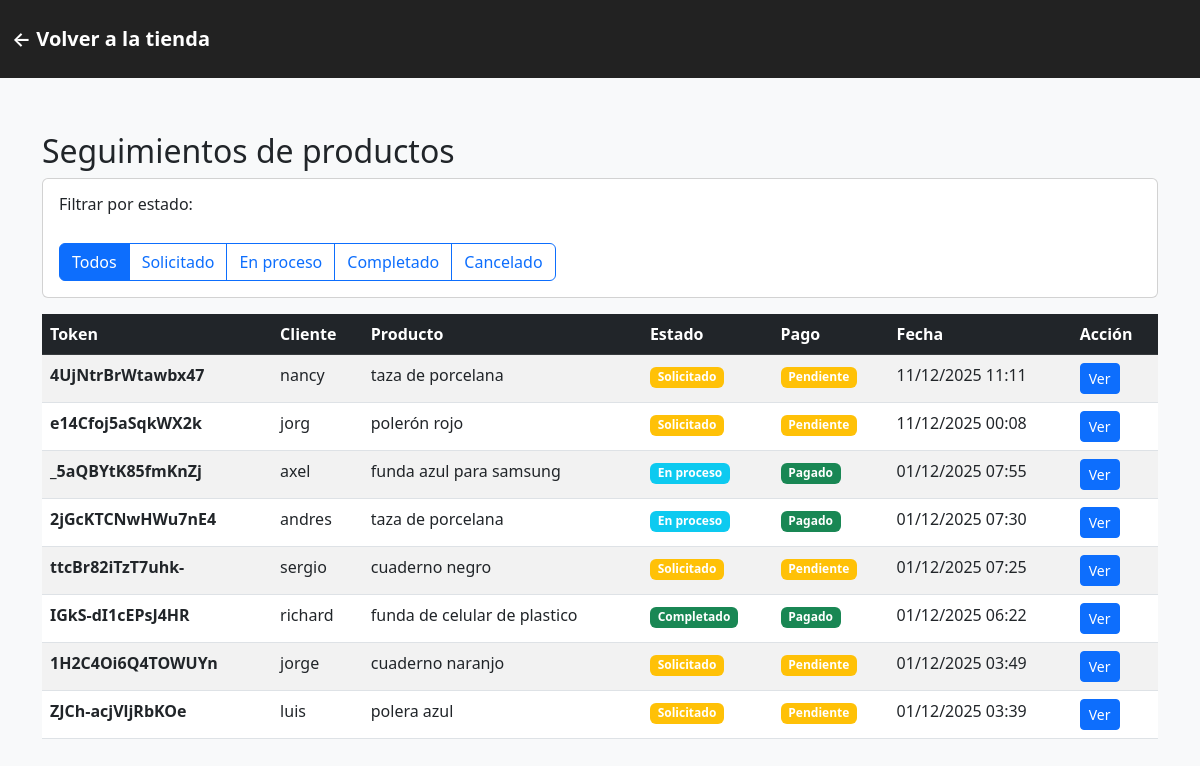
/seguimientos/, run on an earlier commit of the app's database.
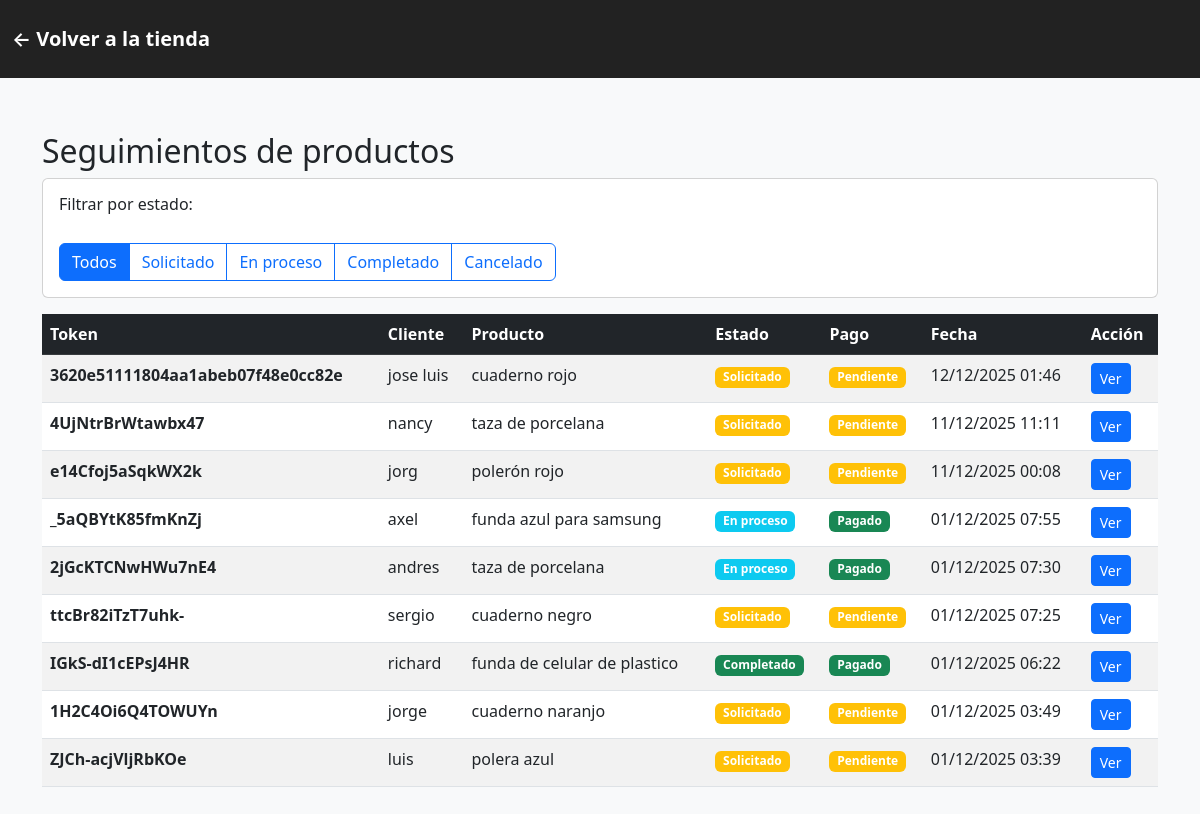
And on a later commit of the database.
### myApp/models.py (models this page shows, shortened)
class Orden(models.Model):
    ESTADO_CHOICES = (
        ('solicitado', 'Solicitado'),
        ('en_proceso', 'En proceso'),
        ('completado', 'Completado'),
        ('cancelado', 'Cancelado'),
    )
    PAGO_CHOICES = (
        ('pendiente', 'Pendiente'),
        ('pagado', 'Pagado'),
    )
    CONTACTO_TIPO_CHOICES = (
        ('whatsapp', 'WhatsApp'),
        ('facebook', 'Facebook'),
        ('instagram', 'Instagram'),
        ('presencial', 'Presencial'),
        ('web', 'Sitio Web'),
        ('otros', 'Otros'),
    )
    token = models.CharField(
        max_length=48,
        unique=True,
        editable=False,
        default=generate_token
    )
    cliente_nombre = models.CharField(
        max_length=200,
        default='',
        blank=True
    )
    contacto_tipo = models.CharField(
        max_length=20,
        choices=CONTACTO_TIPO_CHOICES
    )
    contacto_valor = models.CharField(
        max_length=200,
        blank=True
    )
    producto_referencia = models.ForeignKey(
        'Producto',
        null=True,
        blank=True,
        on_delete=models.SET_NULL
    )
    descripcion = models.TextField(blank=True)
    plataforma = models.CharField(
        max_length=100,
        default='pagina web'
    )
    fecha_necesaria = models.DateField(
        null=True,
        blank=True
    )
    estado = models.CharField(
        max_length=20,
        choices=ESTADO_CHOICES,
        default='solicitado',
        verbose_name='Estado del pedido'
    )
    estado_pago = models.CharField(
        max_length=20,
        choices=PAGO_CHOICES,
        default='pendiente',
        verbose_name='Estado de pago'
    )
    creado = models.DateTimeField(auto_now_add=True)
    actualizado = models.DateTimeField(auto_now=True)
    class Meta:
        verbose_name = 'Orden'
        verbose_name_plural = 'Órdenes'
        ordering = ['-creado']

class Producto(models.Model):
    categoria = models.ForeignKey(Categoria, on_delete=models.CASCADE, related_name='productos')
    nombre = models.CharField(max_length=150)
    descripcion = models.TextField(blank=True)
    precio = models.DecimalField(max_digits=10, decimal_places=2)
    stock = models.PositiveIntegerField(default=0)
    activo = models.BooleanField(default=True)

### myApp/views.py (the view)
# urls.py: path('seguimientos/', views.listar_seguimientos, name='listar_seguimientos'),
def listar_seguimientos(request):
    ordenes = Orden.objects.all().order_by('-creado')
    estado = request.GET.get('estado')
    if estado:
        ordenes = ordenes.filter(estado=estado)
    paginator = Paginator(ordenes, 10)
    page_number = request.GET.get('page')
    ordenes = paginator.get_page(page_number)
    context = {
        'ordenes': ordenes,
        'estados': Orden.ESTADO_CHOICES,
        'estado_filtro': estado,
    }
    return render(request, 'listar_seguimientos.html', context)

### templates/listar_seguimientos.html (shortened to what this page needs)
{% load static %}
<!DOCTYPE html>
<html lang="es">
<head>
    <link href="https://cdn.jsdelivr.net/npm/bootstrap@5.3.0/dist/css/bootstrap.min.css" rel="stylesheet">
    <link rel="stylesheet" href="{% static 'css/styles.css' %}">
</head>
<body>
<div class="header">
    <div class="container">
        <a href="{% url 'home' %}" class="header-back">← Volver a la tienda</a>
    </div>
</div>
<div class="container py-4">
    <h2>Seguimientos de productos</h2>
    <div class="card mb-3">
        <div class="card-body">
            <h5>Filtrar por estado:</h5>
            <div class="btn-group" role="group">
                <a href="{% url 'listar_seguimientos' %}" class="btn btn-outline-primary {% if not estado_filtro %}active{% endif %}">Todos</a>
                {% for valor, etiqueta in estados %}
                    <a href="?estado={{ valor }}" class="btn btn-outline-primary {% if estado_filtro == valor %}active{% endif %}">{{ etiqueta }}</a>
                {% endfor %}
            </div>
        </div>
    </div>
    <div class="table-responsive">
        <table class="table table-striped table-hover">
            <thead class="table-dark">
                <tr>
                    <th>Token</th>
                    <th>Cliente</th>
                    <th>Producto</th>
                    <th>Estado</th>
                    <th>Pago</th>
                    <th>Fecha</th>
                    <th>Acción</th>
                </tr>
            </thead>
            <tbody>
                {% for orden in ordenes %}
                    <tr>
                        <td><strong>{{ orden.token }}</strong></td>
                        <td>{{ orden.cliente_nombre }}</td>
                        <td>{% if orden.producto_referencia %}{{ orden.producto_referencia.nombre }}{% else %}—{% endif %}</td>
                        <td>
                            <span class="badge
                                {% if orden.estado == 'solicitado' %}bg-warning{% endif %}
                                {% if orden.estado == 'en_proceso' %}bg-info{% endif %}
                                {% if orden.estado == 'completado' %}bg-success{% endif %}
                            ">
                                {{ orden.get_estado_display }}
                            </span>
                        </td>
                        <td>
                            <span class="badge {% if orden.estado_pago == 'pagado' %}bg-success{% else %}bg-warning{% endif %}">
                                {{ orden.get_estado_pago_display }}
                            </span>
                        </td>
                        <td>{{ orden.creado|date:"d/m/Y H:i" }}</td>
                        <td>
                            <a href="{% url 'seguimiento_pedido' orden.token %}" class="btn btn-sm btn-primary">Ver</a>
                        </td>
                    </tr>
                {% empty %}
                    <tr>
                        <td colspan="7" class="text-center text-muted">No hay pedidos disponibles.</td>
                    </tr>
                {% endfor %}
            </tbody>
        </table>
    </div>
</div>
</body>
</html>

### static/css/styles.css (style rules this page uses)
body { background: #f8f9fa; }
.header { background: #222; padding: 24px 0; color: white; margin-bottom: 30px; }
.header .container { max-width: 1200px; margin: 0 auto; display: flex; justify-content: space-between; align-items: center; }
.header-back { color: #fff; text-decoration: none; font-size: 20px; font-weight: 600; display: inline-block; transition: opacity 0.3s; }
.card-body h5 { font-size: 16px; height: 40px; overflow: hidden; display: -webkit-box; -webkit-line-clamp: 2; -webkit-box-orient: vertical; }

What changed in the data, as far as the page shows it:
added Orden: token "3620e51111804aa1abeb07f48e0cc82e", cliente_nombre "jose luis", producto_referencia.nombre "cuaderno rojo", estado "Solicitado", estado_pago "Pendiente", creado "12/12/2025 01:46"
